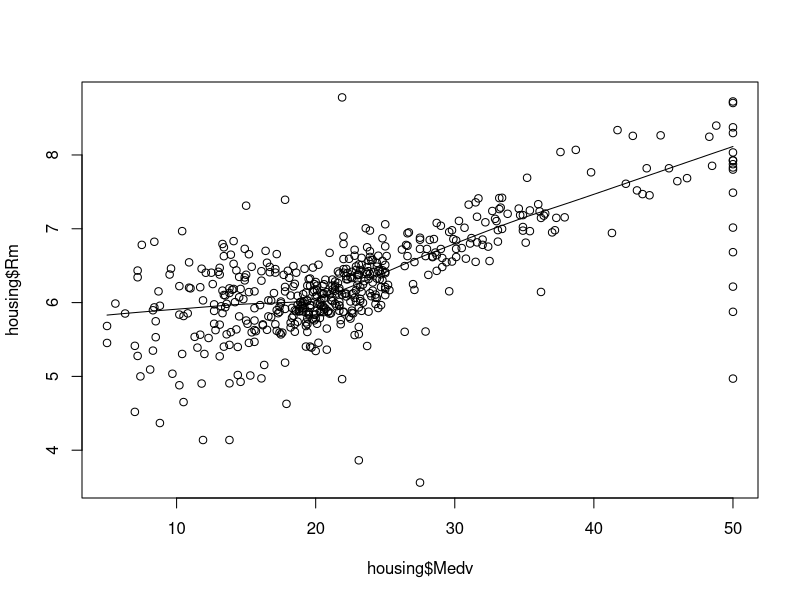
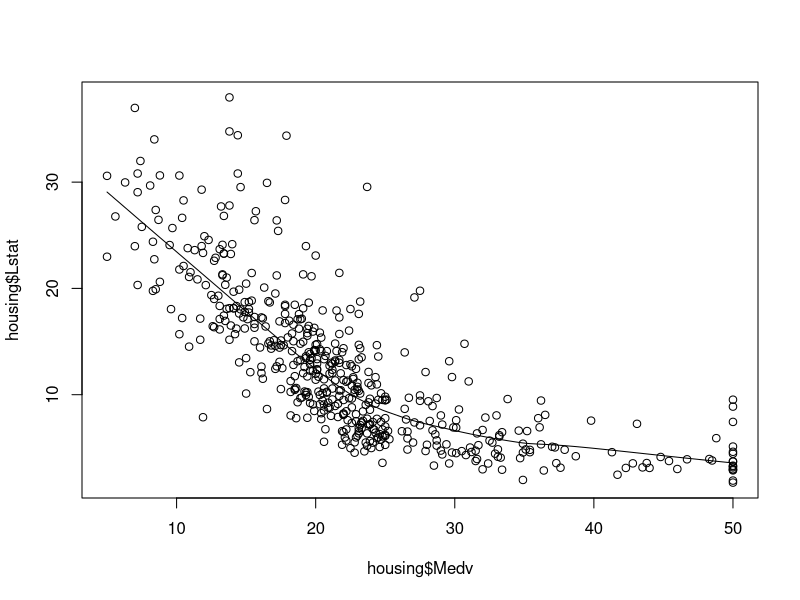

R code for these plots, in order:
# CAP-5615 Intro to Neural Networks
# Summer 2018
# Homework 1 question 6 part 4
# Explain how to use scatterplots to find attributes which are positively
# correlated, negatively correlated, or independent of Medv, respectively

# Load data and check its contents
setwd("~/fau/cap5615")
housing <- read.table("./assignment1/housing.header.txt", header = TRUE, sep = ",")
head(housing)
summary(housing)
str(housing)

# We already know from the previous part of this question that Rm and Lstat
# have linear relationships with Medv
# This plots a fitting line to show the relationship

# Positively correlated
plot(housing$Medv, housing$Rm)
lines(lowess(housing$Medv, housing$Rm))

# Negatively correlated
plot(housing$Medv, housing$Lstat)
lines(lowess(housing$Medv, housing$Lstat))
